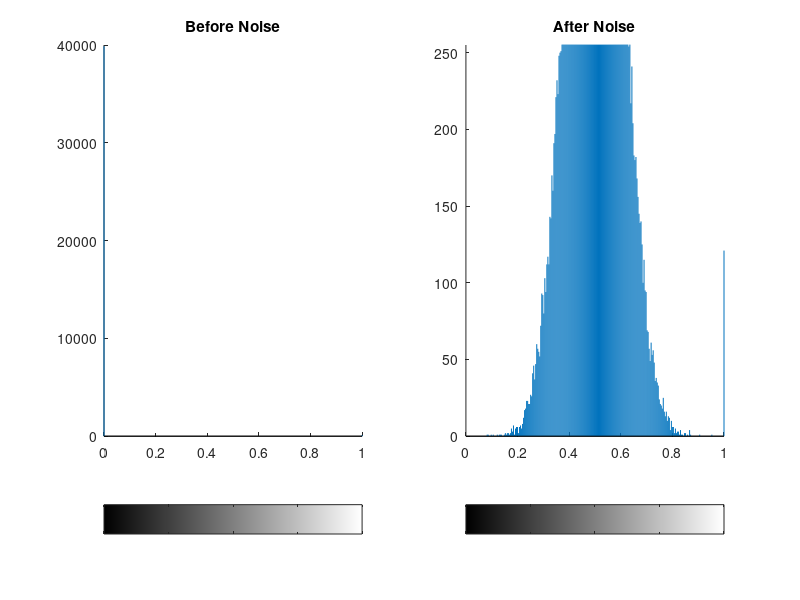

Write MATLAB code to recreate this figure.
% Add noise to image

% Author: Matthew Knight
% File Name: addnoise.m
% Date: 2017-11-15

% This script creates an image with a white square in the center, adds noise,
% and then save a figure showing the histogram of the image before and after.

% Make image
I = zeros(200);
I(95:105, 95:105) = 1;

% Add noise
I2 = imnoise(I,'gaussian', 0.5, 0.01);

fig1 = figure;
subplot(1,2,1);
imhist(I);
title('Before Noise');

subplot(1,2,2);
imhist(I2);
title('After Noise');

saveas(fig1, 'addnoise.png');
